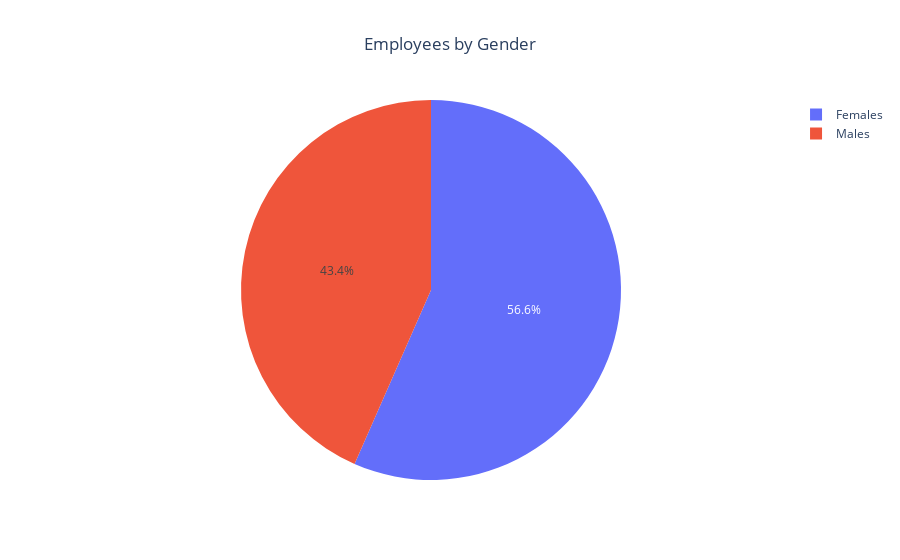

Source (notebook cell):
### Code cell
data = [go.Pie(labels = ['Females','Males'], values = emp_per_sex.values)]
layout = go.Layout(title = dict(text = 'Employees by Gender',x = 0.5))
fig5 = go.Figure(data = data, layout = layout)
fig5.show()

### Figure 1 — Plotly figure (JSON) as saved in the notebook; plotly's stock layout.template omitted (floating-point values rounded to 4 significant figures)
{"data": [{"labels": ["Females", "Males"], "type": "pie", "values": [176, 135]}], "layout": {"title": {"text": "Employees by Gender", "x": 0.5}}}
